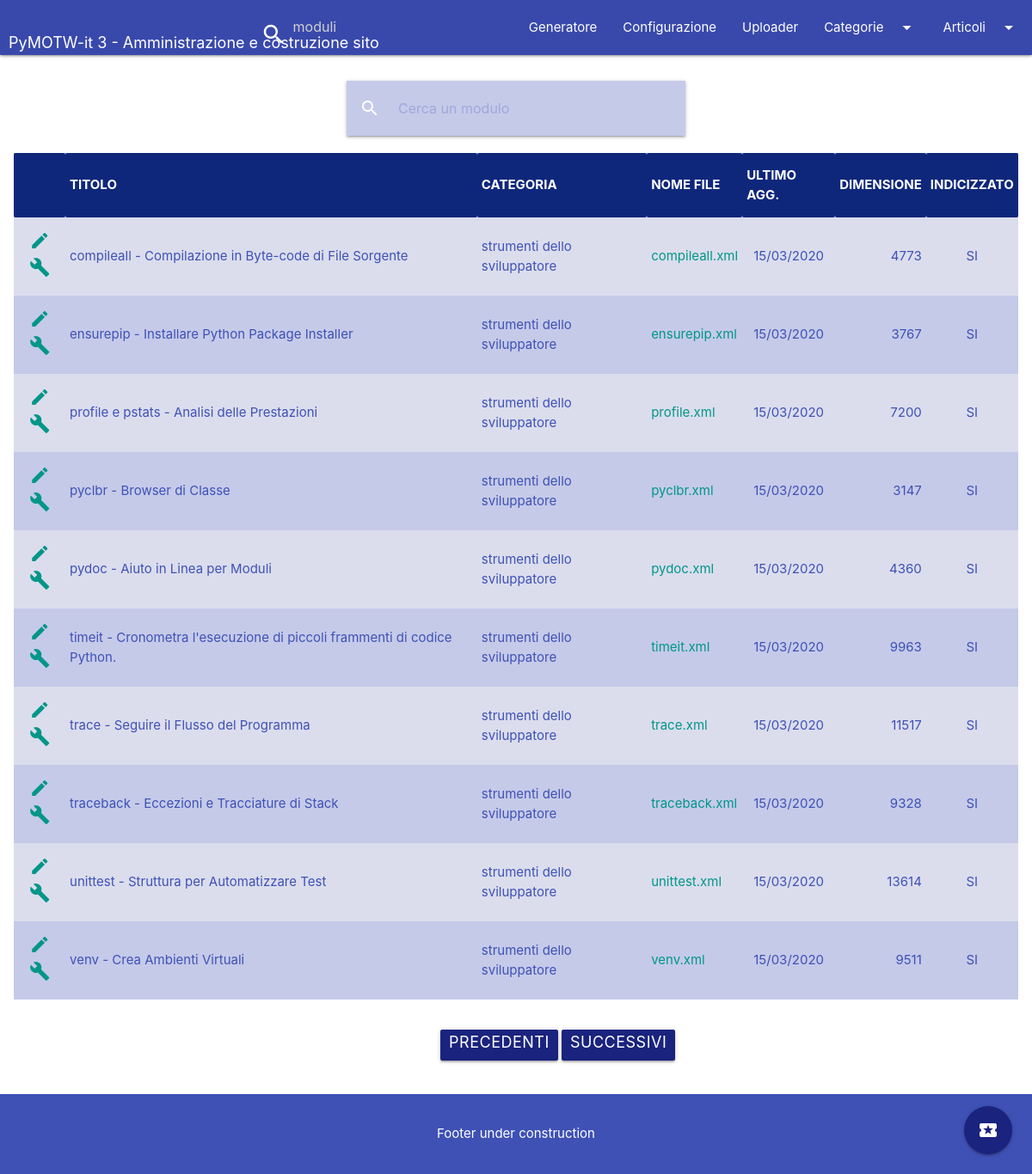
Page /article/3 on the committed database.
### app/models.py (models this page shows, shortened)
class Article(db.Model):
    __tablename__ = 'articles'
    id = db.Column(db.Integer, primary_key=True)
    title = db.Column(db.String(255))
    categ_id = db.Column(db.Integer, db.ForeignKey('categories.id'))
    artcat = db.relationship('Category', backref='article')
    filename = db.Column(db.String(255), nullable=False, unique=True)
    lastmod = db.Column(db.DateTime)
    size = db.Column(db.Integer)
    indexed = db.Column(db.Integer)

class Category(db.Model):
    __tablename__ = 'categories'
    id = db.Column(db.Integer, primary_key=True)
    descr = db.Column(db.String(255), nullable=False)
    articles = db.relationship('Article', backref='category',
                               lazy='dynamic')

### app/routes/main.py (the view)
@main.route('/article/<string:key>', methods=['GET', 'POST'])
def article(key):
    diz = _get_config_items()
    form = SearchArticlesForm()
    page = request.args.get('page', 1, type=int)
    if request.method == 'POST' and request.form['filter_text']:
        articles = Article.query.filter(
            Article.title.contains(request.form['filter_text'])
        ).paginate(page=page, per_page=10, count=False)
    else:
        if key and re.match(r'^\d+$', key):
            articles = Article.query.filter_by(
                categ_id=int(key)
            ).paginate(page=page, per_page=10, count=False)
        else:
            articles = Article.query.paginate(
                page=page, per_page=10, count=False
            )
    next_url = url_for('main.article', key=key, page=articles.next_num) \
        if articles.has_next else None
    prev_url = url_for('main.article', key=key, page=articles.prev_num) \
        if articles.has_prev else None
    data = dict(articles=articles, next=next_url, prev=prev_url,
                source_articles_folder=diz['tran_dir'],
                headers=',TITOLO,CATEGORIA,NOME FILE,ULTIMO AGG.,'
                        'DIMENSIONE, INDICIZZATO'.split(','))
    return render_template('article.html', key=None, data=data,
                           form=form, title="Elenco Articoli")

### app/forms.py
class SearchArticlesForm(FlaskForm):
    filter_text = StringField('filterText', validators=[DataRequired()])

### app/models.py (called while the page is built)
    @staticmethod
    def parse_config() -> Tuple[DefaultDict[str, List['GeneratorConfig']],
                                List['GeneratorConfig']]:
        retval = defaultdict(list)
        objlist = list()
        for rk in GeneratorConfig.query.all():
            retval[rk.conf_tabname].append(rk)
            objlist.append(rk)
        return retval, objlist

### app/routes/main.py (called while the page is built)
def _get_config_items():
    parameters, objlist = GeneratorConfig.parse_config()
    diz = dict()
    for obj in objlist:
        diz[obj.conf_key] = obj.conf_value
    return diz

### app/templates/article.html (shortened to what this page needs)
{% extends 'base.html' %}
{% block content %}
  <div class="container">
    <div class="row">
      <div class="col s12 l6 offset-l3">
        <nav>
          <div class="nav-wrapper">
            <form method="post" name="builderlog" action="">
              <div class="input-field">
                {{ form.filter_text(size=50,
                  class="indigo lighten-4 indigo-text text-harden-5", type="search",
                  id="filterText", placeholder="Cerca un modulo") }}
                <label class="label-icon" for="search"><i
                    class="material-icons">search</i></label>
                <i class="material-icons">close</i>
              </div>
            </form>
          </div>
        </nav>
      </div>
      <div class="fixed-action-btn">
        <a class="btn-floating btn-large indigo darken-4">
          <i class="large material-icons">local_activity</i>
        </a>
      </div>
    </div>
  </div>
  </div>
  <div class="row">
    <div class="col s12 m6 l12">
      <table class="table striped indigo lighten-4 indigo-text">
        <thead class="head-articles">
        <tr>
          {% for header in data.headers %}
            <th>{{ header }}</th>
          {% endfor %}
        </tr>
        </thead>
        <tbody>
        {% for article in data.articles.items | sort(attribute='title') %}
          <tr>
            <td class="center-align">
              <a class="teal-text darken-5"
                 title="Modifica voce articolo"
                 href="{{ url_for('main.article', key=article.id) }}">
                <i class="material-icons">edit</i>
              </a>
              <a class="teal-text darken-5"
                 title="(Ri)genera pagina articolo"
                 href="{{ url_for('main.generator', module=article.filename) }}">
                <i class="material-icons">build</i>
              </a>
            </td>
            <td class="left-align">{{ article.title }}</td>
            <td class="left-align">{{ article.artcat.descr }}</td>
            <td class="left-align">
              <a class="teal-text darken-5"
                 title="Modifica sorgente articolo"
                 href="{{ url_for('main.source', module_name=article.filename) }}"
              >
                {{ article.filename }}
              </a>
            </td>
            <td class="center-align">{{ article.lastmod.strftime("%d/%m/%Y") }}</td>
            <td class="right-align">{{ "%d"|format(article.size) }}</td>
            <td class="center-align">{% if article.indexed == 1 %}
              SI{% else %}NO{% endif %}</td>
          </tr>
        {% endfor %}
        </tbody>
      </table>
    </div>
  </div>
  <div class="row">
    <div class="col s12 m6 l6 offset-l5 offset-m3 offset-s1">
      <ul class="pagination">
        <li><a href="{{ data.prev }}"
               class="indigo darken-4 white-text waves-effect waves-light btn">Precedenti</a>
        </li>
        <li><a href="{{ data.next }}"
               class="indigo darken-4 white-text waves-effect waves-light btn">Successivi</a>
        </li>
      </ul>
    </div>
  </div>
{% endblock %}

### app/static/css/admin-style.css (style rules this page uses)
:root { --head-color: #0f277b; }
thead { background-color: #0f277b; color: white; font-width: bolder; }
#filterText::placeholder { color: #9fa8da; opacity: 1; }

### rows in the picture
Article: title "compileall - Compilazione in Byte-code di File Sorgente", artcat.descr "strumenti dello sviluppatore", filename "compileall.xml", lastmod "15/03/2020", size "4773", indexed "SI"
Article: title "ensurepip - Installare Python Package Installer", artcat.descr "strumenti dello sviluppatore", filename "ensurepip.xml", lastmod "15/03/2020", size "3767", indexed "SI"
Article: title "profile e pstats - Analisi delle Prestazioni", artcat.descr "strumenti dello sviluppatore", filename "profile.xml", lastmod "15/03/2020", size "7200", indexed "SI"
Article: title "pyclbr - Browser di Classe", artcat.descr "strumenti dello sviluppatore", filename "pyclbr.xml", lastmod "15/03/2020", size "3147", indexed "SI"
Article: title "pydoc - Aiuto in Linea per Moduli", artcat.descr "strumenti dello sviluppatore", filename "pydoc.xml", lastmod "15/03/2020", size "4360", indexed "SI"
Article: title "timeit - Cronometra l'esecuzione di piccoli frammenti di codice Python.", artcat.descr "strumenti dello sviluppatore", filename "timeit.xml", lastmod "15/03/2020", size "9963", indexed "SI"
Article: title "trace - Seguire il Flusso del Programma", artcat.descr "strumenti dello sviluppatore", filename "trace.xml", lastmod "15/03/2020", size "11517", indexed "SI"
Article: title "traceback - Eccezioni e Tracciature di Stack", artcat.descr "strumenti dello sviluppatore", filename "traceback.xml", lastmod "15/03/2020", size "9328", indexed "SI"
Article: title "unittest - Struttura per Automatizzare Test", artcat.descr "strumenti dello sviluppatore", filename "unittest.xml", lastmod "15/03/2020", size "13614", indexed "SI"
Article: title "venv - Crea Ambienti Virtuali", artcat.descr "strumenti dello sviluppatore", filename "venv.xml", lastmod "15/03/2020", size "9511", indexed "SI"

### other values in the picture
{{ header }} "TITOLO" "CATEGORIA" "NOME FILE" "ULTIMO AGG." "DIMENSIONE" "INDICIZZATO"
